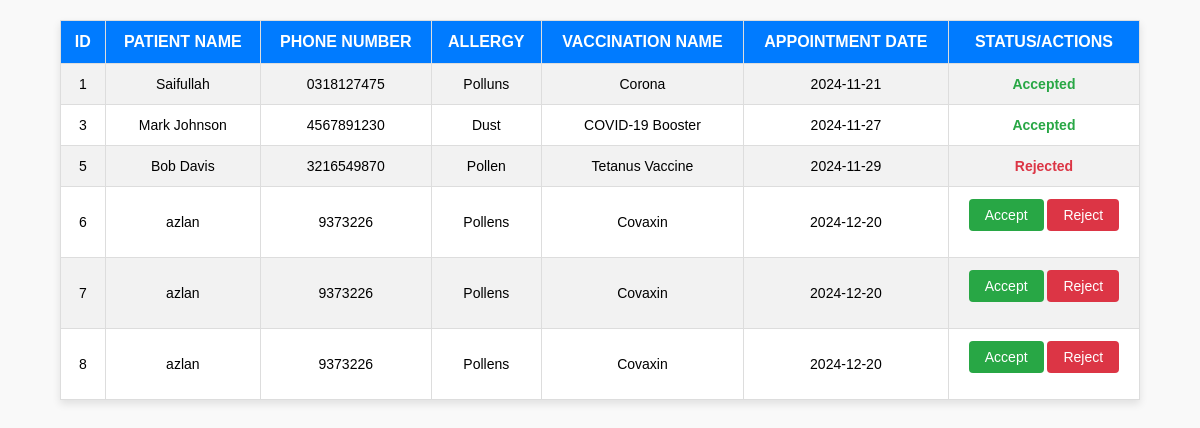
The app's page /Doctor/Appointment.php with its own data.
### tables this page shows
CREATE TABLE `appointment` (
  `id` int(255) NOT NULL,
  `patient_name` varchar(255) NOT NULL,
  `phone_number` varchar(11) NOT NULL,
  `hospital_name` varchar(30) NOT NULL,
  `allergy` varchar(255) NOT NULL DEFAULT '',
  `dob` text NOT NULL,
  `vaccination_name` varchar(255) NOT NULL,
  `appointment_date` date NOT NULL,
  `status` varchar(20) DEFAULT 'Pending'
);

### Doctor/Appointment.php (the view, shortened to what this page needs)
<?php
require('/xampp/htdocs/E-Project/db.php');
$sql = 'SELECT * FROM appointment';
$result = $conn->query($sql);
if ($result->num_rows > 0) {
    echo "<table>";
    echo "<tr>
            <th>ID</th>
            <th>Patient Name</th>
            <th>Phone Number</th>
            <th>Allergy</th>
            <th>Vaccination Name</th>
            <th>Appointment Date</th>
            <th>Status/Actions</th>
          </tr>";
    while ($row = $result->fetch_assoc()) {
        echo "<tr>";
        echo "<td>" . htmlspecialchars($row['id']) . "</td>";
        echo "<td>" . htmlspecialchars($row['patient_name']) . "</td>";
        echo "<td>" . htmlspecialchars($row['phone_number']) . "</td>";
        echo "<td>" . htmlspecialchars($row['allergy']) . "</td>";
        echo "<td>" . htmlspecialchars($row['vaccination_name']) . "</td>";
        echo "<td>" . htmlspecialchars($row['appointment_date']) . "</td>";
        if ($row['status'] === 'Accepted') {
            echo "<td class='status-accepted'>Accepted</td>";
        } elseif ($row['status'] === 'Rejected') {
            echo "<td class='status-rejected'>Rejected</td>";
        } else {
            echo "<td>
                    <form method='POST' action=''>
                        <input type='hidden' name='id' value='" . htmlspecialchars($row['id']) . "' />
                        <button type='submit' name='action' value='accept'>Accept</button>
                        <button type='submit' name='action' value='reject'>Reject</button>
                    </form>
                  </td>";
        }
        echo "</tr>";
    }
    echo "</table>";
} else {
    echo "<p class='no-data'>No appointments found.</p>";
}
?>

### Doctor/Appointment.php (style rules this page uses)
table { width: 90%; margin: 20px auto; border-collapse: collapse; background-color: #ffffff; box-shadow: 0px 4px 8px rgba(0, 0, 0, 0.1); }
th, td { border: 1px solid #ddd; padding: 12px; text-align: center; }
th { background-color: #007BFF; color: white; font-size: 16px; text-transform: uppercase; }
tr:nth-child(even) { background-color: #f2f2f2; }
td button { padding: 8px 16px; font-size: 14px; color: white; border: none; border-radius: 4px; cursor: pointer; }
td button[type='submit'][value='accept'] { background-color: #28a745; }
td button[type='submit'][value='reject'] { background-color: #dc3545; }
td { font-size: 14px; }
.status-accepted { color: #28a745; font-weight: bold; }
.status-rejected { color: #dc3545; font-weight: bold; }

### records on screen
appointment: id "1", patient_name "Saifullah", phone_number "0318127475", allergy "Polluns", vaccination_name "Corona", appointment_date "2024-11-21", status "Accepted"
appointment: id "3", patient_name "Mark Johnson", phone_number "4567891230", allergy "Dust", vaccination_name "COVID-19 Booster", appointment_date "2024-11-27", status "Accepted"
appointment: id "5", patient_name "Bob Davis", phone_number "3216549870", allergy "Pollen", vaccination_name "Tetanus Vaccine", appointment_date "2024-11-29", status "Rejected"
appointment: id "6", patient_name "azlan", phone_number "9373226", allergy "Pollens", vaccination_name "Covaxin", appointment_date "2024-12-20"
appointment: id "7", patient_name "azlan", phone_number "9373226", allergy "Pollens", vaccination_name "Covaxin", appointment_date "2024-12-20"
appointment: id "8", patient_name "azlan", phone_number "9373226", allergy "Pollens", vaccination_name "Covaxin", appointment_date "2024-12-20"
